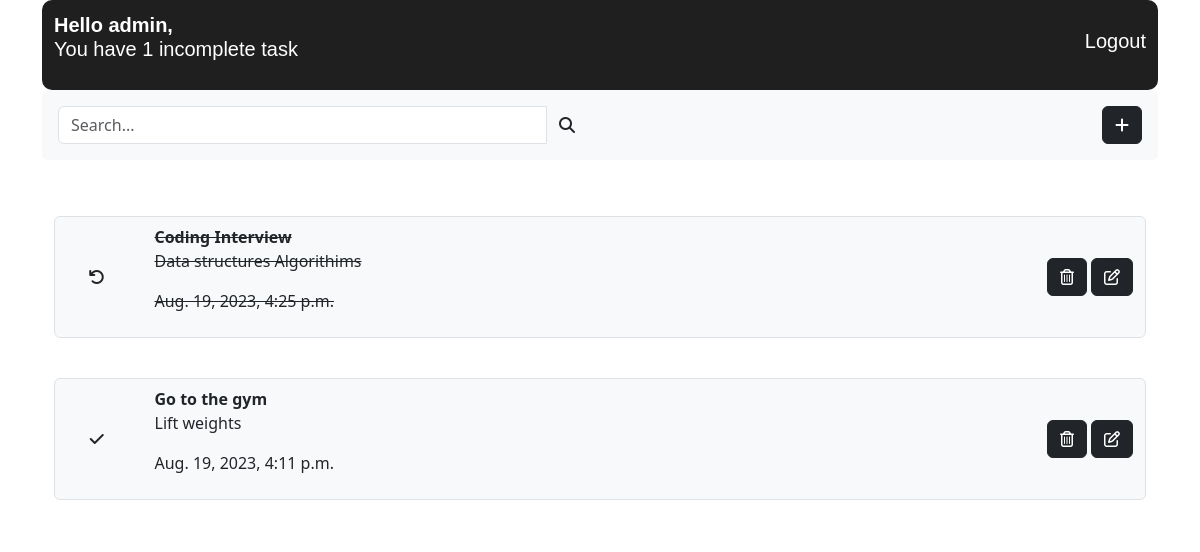
Screenshot of /home/ (signed in) with the database file from the repository.
### MEMO_APP/models.py (models this page shows, shortened)
class TASK(models.Model):
    title = models.CharField(max_length=200)
    description = models.TextField()
    status = models.BooleanField(default=False)
    owner = models.ForeignKey(User, on_delete=models.CASCADE)
    created = models.DateTimeField(auto_now=True)

### MEMO_APP/views.py (the view)
# urls.py: path('home/', views.home, name='home'),
@login_required
def home(request):
    if request.user.is_authenticated:
        goals = request.GET.get('goals', '')
        tasks = TASK.objects.filter(owner=request.user)
        incomplete_tasks = tasks.filter(status=False).count()
        if goals:
            tasks = tasks.filter(Q(title__icontains=goals) | Q(description__icontains=goals))
        context = {'tasks': tasks, 'goals': goals, 'incomplete_tasks': incomplete_tasks}
        return render(request, 'home.html', context)
    else:
        return redirect('REGISTRATION_APP:login')

### MEMO_APP/templates/home.html (shortened to what this page needs)
{% extends 'base.html' %}
{% block content %}
<head>
  <link rel="stylesheet" href="https://cdnjs.cloudflare.com/ajax/libs/font-awesome/6.4.2/css/all.min.css">
</head>
<div class="container-sm bg-light p-3 rounded">
  <div class="row">
    <div class="col-md-6">
      <form class="d-flex" method="get" action="" role="search">
        <div class="input-group">
          <input class="form-control" type="search" name="goals" value="{{ goals }}" placeholder="Search..." aria-label="Search">
          <button class="btn btn-black" type="submit">
            <i class="fas fa-search"></i>
          </button>
        </div>
      </form>
    </div>
    <div class="col-md-6 d-flex justify-content-end align-items-center">
      <a href="{% url 'MEMO_APP:new' %}" class="btn btn-dark">
        <i class="fas fa-plus"></i>
      </a>
    </div>
  </div>
</div>
<div class="container-sm mt-3">
  <br>
  {% for task in tasks %}
  <div class="container-sm mt-3 p-2 border rounded bg-light">
    <div class="row">
      <div class="col-md-1 d-flex justify-content-center align-items-center">
        <a href="{% url 'MEMO_APP:complete' task.id %}" class="btn ">
          {% if task.status %}
            <i class="fas fa-undo"></i>
          {% else %}
            <i class="fas fa-check"></i>
          {% endif %}
        </a>
      </div>
      <div class="col-md-5">
        <strong {% if task.status %}style="text-decoration: line-through;"{% endif %}>{{ task.title }}</strong>
        <p {% if task.status %}style="text-decoration: line-through;"{% endif %}>{{ task.description }}</p>
        <p {% if task.status %}style="text-decoration: line-through;"{% endif %}>{{ task.created }}</p>
      </div>
      <div class="col-md-6 d-flex justify-content-end align-items-center">
        <a href="{% url 'MEMO_APP:delete' task.id %}" class="btn btn-dark">
          <i class="far fa-trash-alt"></i>
        </a>
        <a href="{% url 'MEMO_APP:edit' task.id %}" class="btn btn-dark mx-1">
          <i class="fa-regular fa-pen-to-square"></i>
        </a>
      </div>
    </div>
  </div>
  <br>
  {% endfor %}
</div>
{% endblock %}

### MEMO_APP/templates/base.html (shortened to what this page needs)
<!DOCTYPE html>
<html lang="en">
<head>
    <link href="https://cdn.jsdelivr.net/npm/bootstrap@5.3.1/dist/css/bootstrap.min.css" rel="stylesheet">
</head>
<body>
    <div class="container-sm" style="background-color: white; border-radius: 20px;">
        {% include 'navbar.html'%}
        {% block content %}{% endblock %}
    </div>
</body>
</html>

### MEMO_APP/templates/navbar.html (shortened to what this page needs)
<!DOCTYPE html>
<html lang="en">
<head>
</head>
<body>
{% if user.is_authenticated %}
<nav class="navbar container-sm" style="background-color: #1f1f1f; border-radius: 10px;">
    <br>
    <br>
    <div class="container-fluid">
        <span class="navbar-brand mb-0 h1">
            <strong style="color: white; font-family: 'SF Pro Display Bold', sans-serif;">
                Hello {{ user }},
            </strong>
            <p style="color: white; font-family: 'SF Pro Display Regular', sans-serif;">
                You have {{ incomplete_tasks }} incomplete task
            </p>
        </span>
        <div class="d-flex">
            <a href="{% url 'REGISTRATION_APP:logout' %}" class="ms-auto" style="text-decoration: none;">
                <h5 style="color: white; font-family: 'SF Pro Display Bold', sans-serif;">Logout</h5>
            </a>
        </div>
    </div>
    <br>
    <br>
</nav>
{% endif %}
</body>
</html>

### rows the page displays
TASK: status True (drawn), title "Coding Interview", description "Data structures Algorithims", created "Aug. 19, 2023, 4:25 p.m."
TASK: status False (drawn), title "Go to the gym", description "Lift weights", created "Aug. 19, 2023, 4:11 p.m."

### other values shown
{{ user }} "admin"
{{ incomplete_tasks }} "1"
